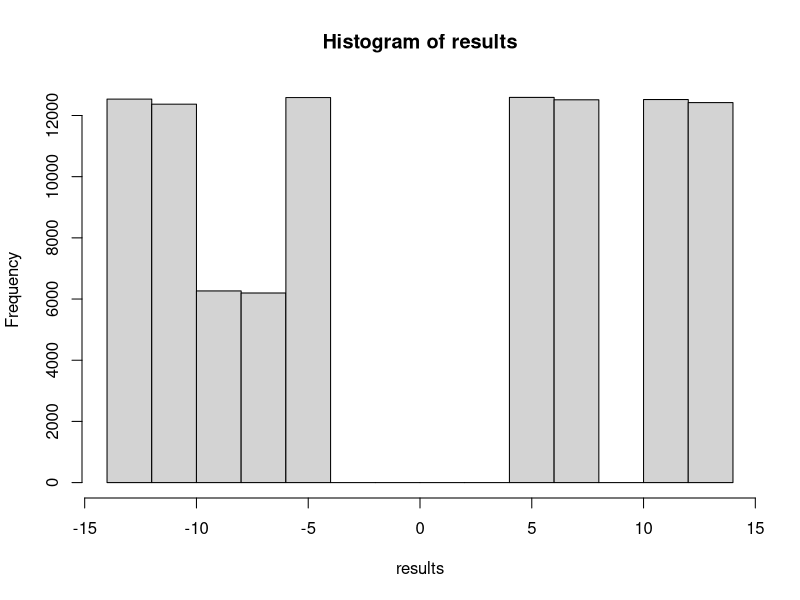
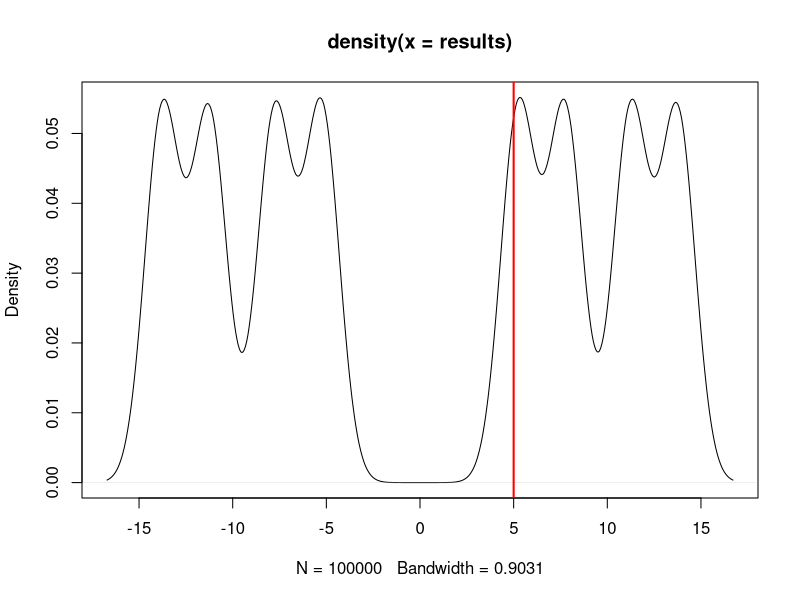

The R script that drew these images, in order:
## ---- chunk 1
knitr::opts_chunk$set(echo = TRUE)
## ---- chunk 2
city.names <- c("A", "B", "C", "D", "E", "F", "G", "H")
observed.turnout = c(18, 30, 14, 52, 24, 29, 48, 49)

observed.diffmeans <- mean(observed.turnout[c(2,4,6,8)]) - 
  mean(observed.turnout[c(1,3,5,7)])

print(observed.diffmeans)

foo <- as.data.frame(observed.turnout, row.names = city.names)
## ---- chunk 3
# Assignment function
assignment <- function() {
  # Four coin flips, establishing random assignment
  assig <- matrix(nrow=8) #Establish Size of Matrix
  assig[1:2,] <- foo[sample(1:2),]
  assig[3:4,]  <- foo[sample(3:4),]
  assig[5:6,]  <- foo[sample(5:6),]
  assig[7:8,]  <- foo[sample(7:8),]
  
  treatment.group   <- assig[c(1,3,5,7),]
  control.group     <- assig[c(2,4,6,8),]
  
  return(mean(treatment.group) - mean(control.group))# removed indexis, these are simply lists
}
## ---- chunk 4
# Iterating the Assignment function
iter.RI <- function(iterations = 100000) {
  for (i in 1:iterations) 
  {
    storage.vector[i] <- assignment()
  }
  return(storage.vector) #only return after 100000 iterations are done
}
## ---- chunk 5
storage.vector <- NULL
results <- iter.RI()
## ---- chunk 6
quantile(results, probs = c(0.95, 0.975)) #should be probs, but prob worked as well

length(unique(results))

hist(results)
plot(density(results))
abline(v = 5, lwd = 2, col = "red")
